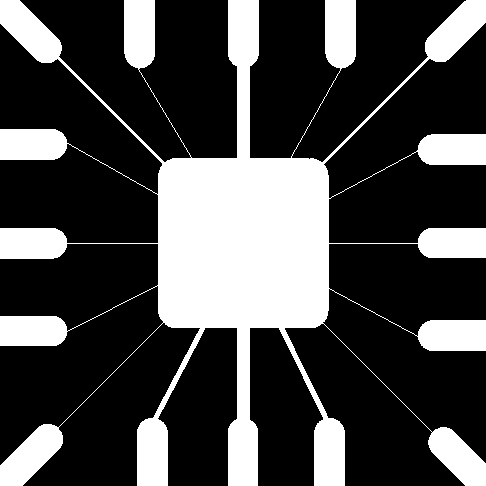
#> input picture CH-9/Fig0905(a)(wirebond-mask).tif, 486 x 486 px
$ jupyter execute --allow-errors CH-9.ipynb
#> lines starting #> are read from the running program, lines starting #| are printed output that depends on the picture; after the words box and inside, x2 and y2 are one past the last pixel; in counts of white or black regions, pixels touching at a corner belong together
[cell 1]
import cv2
import numpy as np
def erosion(img,kernel):
    r,c=img.shape[:2]

    one=np.ones((kernel,kernel),dtype='uint8')
    row,col=kernel//2,kernel//2
    pad_img=np.pad(img,(row,col),mode='edge')
    erosion=np.zeros(img.shape)
    for i in range(r):
        for j in range(c):
            ero=pad_img[i:i+kernel,j:j+kernel]
            if np.all(ero==one):
                erosion[i,j]=1
    return erosion
img=cv2.imread('Fig0905(a)(wirebond-mask).tif',0)
#> img: shape (486, 486); 28.1% white; 1 white region, box (x1, y1, x2, y2) and area: (0, 0, 486, 486) 66259
img=img/255
kernel=11
kernel1=15
kernel2=45
ero_img=erosion(img,kernel)
#> in erosion, `pad_img=np.pad(img,(row,col),mode='edge')`: pad_img: shape (496, 496) float64; values 0 (black) and 1 (white), 28.1% white; 1 white region, box (x1, y1, x2, y2) and area: (0, 0, 496, 496) 69079
#> after the loop in erosion, `for i in range(r):`: erosion: shape (486, 486) float64; values 0 (black) and 1 (white), 19.1% white; 15 white regions, largest, box (x1, y1, x2, y2) and area: (163, 0, 324, 486) 28465, (142, 424, 163, 486) 1226, (424, 139, 486, 160) 1224
ero_img1=erosion(img,kernel1)
#> in erosion (call 2), `pad_img=np.pad(img,(row,col),mode='edge')`: pad_img: shape (500, 500) float64; values 0 (black) and 1 (white), 28.1% white; 1 white region, box (x1, y1, x2, y2) and area: (0, 0, 500, 500) 70263
#> after the loop in erosion (call 2), `for i in range(r):`: erosion: shape (486, 486) float64; values 0 (black) and 1 (white), 16.3% white; 17 white regions, largest, box (x1, y1, x2, y2) and area: (165, 165, 322, 321) 24192, (144, 427, 161, 486) 944, (235, 0, 252, 59) 943
ero_img2=erosion(img,kernel2)
#> in erosion (call 3), `pad_img=np.pad(img,(row,col),mode='edge')`: pad_img: shape (530, 530) float64; values 0 (black) and 1 (white), 28.5% white; 1 white region, box (x1, y1, x2, y2) and area: (0, 0, 530, 530) 80163
#> after the loop in erosion (call 3), `for i in range(r):`: erosion: shape (486, 486) float64; values 0 (black) and 1 (white), 6.6% white; 1 white region, box (x1, y1, x2, y2) and area: (180, 180, 307, 306) 15702
cv2.imshow('img',img)
cv2.imshow('erosion',ero_img)
cv2.imshow('erosion1',ero_img1)
cv2.imshow('erosion2',ero_img2)
cv2.waitKey(0)
cv2.destroyAllWindows()
print(img.shape[0])
#| 486

[cell 2]
import cv2
import numpy as np
def dilation(img,kernel):
    r,c=img.shape[:2]

    one=np.ones((kernel,kernel),dtype='uint8')
    row,col=kernel//2,kernel//2
    pad_img=np.pad(img,(row,col),mode='edge')
    dilation=np.zeros(img.shape)
    for i in range(r):
        for j in range(c):
            roi=pad_img[i:i+kernel,j:j+kernel]
            if np.any(roi==one):
                dilation[i,j]=1

    return dilation
img=cv2.imread('Fig0907(a)(text_gaps_1_and_2_pixels).tif',0)
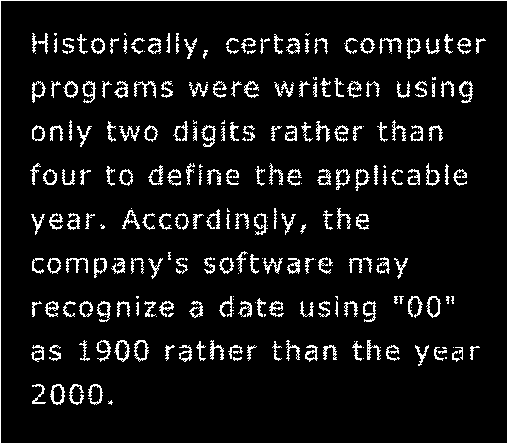
#> input picture CH-9/Fig0907(a)(text_gaps_1_and_2_pixels).tif, 508 x 444 px
#> img: shape (444, 508); 7.9% white in thin lines or dots
img=img/255
#> img: shape (444, 508) float64; values 0 (black) and 1 (white), 7.9% white in thin lines or dots
kernel=3
dilation_img=dilation(img,kernel)
#> in dilation, `pad_img=np.pad(img,(row,col),mode='edge')`: pad_img: shape (446, 510) float64; values 0 (black) and 1 (white), 8.6% white in thin lines or dots
#> after the loop in dilation, `for i in range(r):`: dilation: shape (444, 508) float64; values 0 (black) and 1 (white), 17.8% white; 186 white regions, largest, box (x1, y1, x2, y2) and area: (0, 0, 508, 444) 3792, (218, 250, 260, 275) 549, (121, 207, 156, 231) 418

cv2.imshow('img',img)
cv2.imshow('dilation',dilation_img)

cv2.waitKey(0)
cv2.destroyAllWindows()

[cell 3]
import cv2
import numpy as np
Noise_img=cv2.imread('Fig0911(a)(noisy_fingerprint).tif',0)
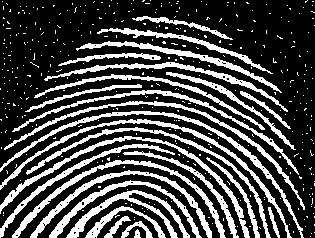
#> input picture CH-9/Fig0911(a)(noisy_fingerprint).tif, 315 x 238 px
#> Noise_img: shape (238, 315); 28.5% white; 414 white regions (387 under 20 px), largest, box (x1, y1, x2, y2) and area: (0, 111, 304, 238) 1388, (0, 136, 250, 238) 1372, (0, 119, 292, 238) 1337
Noise_img=(Noise_img/255)
kernel=3
eroded_img=erosion(Noise_img,kernel)
#> call 4 of erosion, with kernel = 3
#> in erosion (call 4), `pad_img=np.pad(img,(row,col),mode='edge')`: pad_img: shape (240, 317) float64; values 0 (black) and 1 (white), 28.4% white; 414 white regions (387 under 20 px), largest, box (x1, y1, x2, y2) and area: (0, 112, 305, 240) 1395, (0, 137, 251, 240) 1386, (0, 120, 293, 240) 1347
#> after the loop in erosion (call 4), `for i in range(r):`:
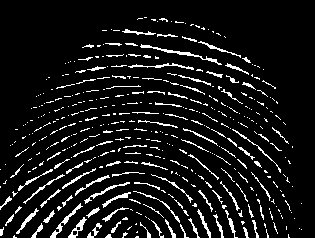
#> erosion: shape (238, 315) float64; values 0 (black) and 1 (white), 9% white in thin lines or dots, all inside (x1, y1, x2, y2) = (0, 17, 302, 238)
opening=dilation(eroded_img,kernel)
#> in dilation (call 2), `pad_img=np.pad(img,(row,col),mode='edge')`: pad_img: shape (240, 317) float64; values 0 (black) and 1 (white), 8.9% white in thin lines or dots, all inside (x1, y1, x2, y2) = (0, 18, 303, 240)
#> after the loop in dilation (call 2), `for i in range(r):`: dilation: shape (238, 315) float64; values 0 (black) and 1 (white), 25.3% white; 167 white regions (33 under 20 px), largest, box (x1, y1, x2, y2) and area: (101, 190, 190, 238) 786, (0, 136, 132, 211) 677, (49, 181, 131, 238) 578
dilated_img=dilation(opening,kernel)
#> call 3 of dilation, with kernel = 3
#> in dilation (call 3), `pad_img=np.pad(img,(row,col),mode='edge')`: pad_img: shape (240, 317) float64; values 0 (black) and 1 (white), 25.1% white; 167 white regions (31 under 20 px), largest, box (x1, y1, x2, y2) and area: (102, 191, 191, 240) 799, (0, 137, 133, 212) 683, (50, 182, 132, 240) 586
#> after the loop in dilation (call 3), `for i in range(r):`:
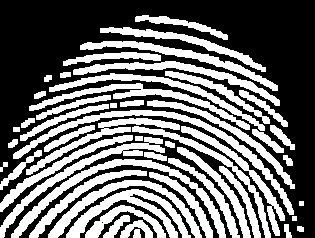
#> dilation: shape (238, 315) float64; values 0 (black) and 1 (white), 42.8% white; 51 white regions, largest, box (x1, y1, x2, y2) and area: (13, 110, 294, 215) 2073, (11, 159, 226, 238) 1984, (66, 189, 191, 238) 1692
ero=dilation(opening,kernel)
closing=erosion(ero,kernel)
#> in erosion (call 5), `pad_img=np.pad(img,(row,col),mode='edge')`: pad_img: shape (240, 317) float64; values 0 (black) and 1 (white), 42.5% white; 51 white regions, largest, box (x1, y1, x2, y2) and area: (14, 111, 295, 216) 2073, (12, 160, 227, 240) 1999, (67, 190, 192, 240) 1723
#> after the loop in erosion (call 5), `for i in range(r):`: erosion: shape (238, 315) float64; values 0 (black) and 1 (white), 25.9% white; 75 white regions (11 under 20 px), largest, box (x1, y1, x2, y2) and area: (67, 190, 190, 238) 1113, (14, 111, 272, 179) 1082, (49, 181, 201, 238) 979
cv2.imshow('Noise_img',Noise_img)
cv2.imshow('eroded_img',eroded_img)
cv2.imshow('opening',opening)
cv2.imshow('dilation on oppening',dilated_img)
#cv2.imshow(3'open',ero)
cv2.imshow('closing of the oppening',closing)
cv2.waitKey(0)
cv2.destroyAllWindows()

[cell 4]
import cv2
import numpy as np
img=cv2.imread('Fig0914(a)(licoln from penny).tif',0)
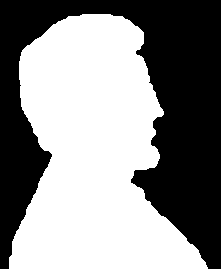
#> input picture CH-9/Fig0914(a)(licoln from penny).tif, 221 x 269 px
#> img: shape (269, 221); 54.6% white; 1 black region, box (x1, y1, x2, y2) and area: (0, 0, 221, 269) 26994
img=img/255
def boundary_extraction(eroded_img,img):
    extraction=img-eroded_img
    return extraction
kernel_size=3
kernel=np.ones((kernel_size,kernel_size),dtype='uint8')
eroded_img=erosion(img,kernel_size)
#> in erosion (call 6), `pad_img=np.pad(img,(row,col),mode='edge')`: pad_img: shape (271, 223) float64; values 0 (black) and 1 (white), 54% white; 1 black region, box (x1, y1, x2, y2) and area: (0, 0, 223, 271) 27779
#> after the loop in erosion (call 6), `for i in range(r):`: erosion: shape (269, 221) float64; values 0 (black) and 1 (white), 53.1% white; 1 black region, box (x1, y1, x2, y2) and area: (0, 0, 221, 269) 27877
boundary=boundary_extraction(eroded_img,img)
#> in boundary_extraction, `extraction=img-eroded_img`: extraction: shape (269, 221) float64; values 0 (black) and 1 (white), 1.5% white in thin lines or dots, all inside (x1, y1, x2, y2) = (9, 14, 208, 269)
cv2.imshow('img',img)
cv2.imshow('boundary',boundary)
cv2.waitKey(0)
cv2.destroyAllWindows()

[cell 5]
import cv2
import numpy as np
import matplotlib.pyplot as plt

image = cv2.imread('Fig0916(a)(region-filling-reflections).tif',0)
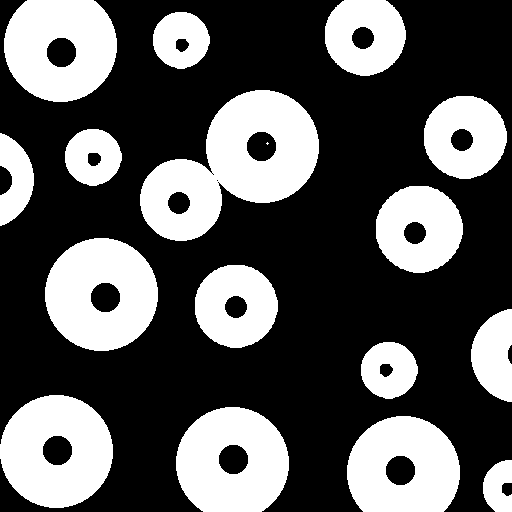
#> input picture CH-9/Fig0916(a)(region-filling-reflections).tif, 512 x 512 px
#> image: shape (512, 512); 35.3% white; 17 white regions (1 under 20 px), largest, box (x1, y1, x2, y2) and area: (140, 90, 319, 241) 14240, (45, 238, 158, 351) 9332, (0, 395, 113, 508) 9332
plt.imshow(image, cmap='gray')

plt.title('Binary Image')
plt.show()

[cell 6]
import cv2
import numpy as np
import matplotlib.pyplot as plt
img=np.zeros((512,512),dtype='uint8')
img=img/255
img[50:150,100:250]=1
img[250:350,180:220]=1
img[400:450,350:400]=1
cv2.imshow('img',img)
cv2.waitKey(0)
cv2.destroyAllWindows()
plt.imshow(img,cmap='gray')
plt.title('img')
plt.axis('off')
plt.show()

[cell 7]
comp=1-img
cv2.imshow('complement',comp)
cv2.waitKey(0)
cv2.destroyAllWindows()

[cell 8]
import numpy as np
import cv2
img=cv2.imread('Fig0918(a)(Chickenfilet with bones).tif',0)
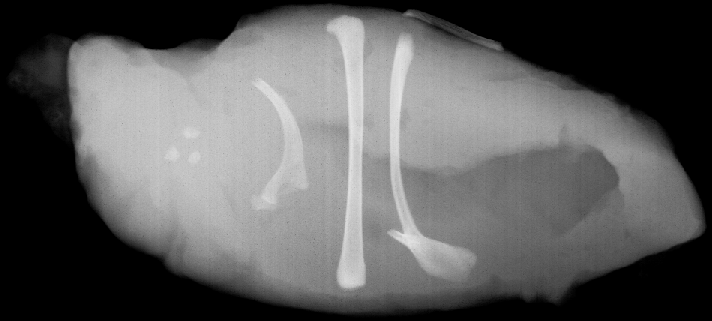
#> input picture CH-9/Fig0918(a)(Chickenfilet with bones).tif, 712 x 321 px
#> img is the input picture: shape (321, 712); min 0, max 231, mean 92.5
threshold=210
threshold_img=np.where(img>threshold,255,0).astype('uint8')
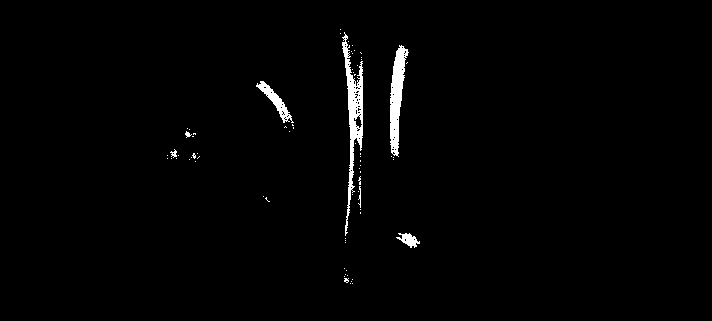
#> threshold_img: shape (321, 712); 1.4% white; 71 white regions (64 under 20 px), largest, box (x1, y1, x2, y2) and area: (342, 32, 363, 236) 1360, (390, 45, 409, 157) 1081, (256, 81, 294, 123) 408
comp=255-img
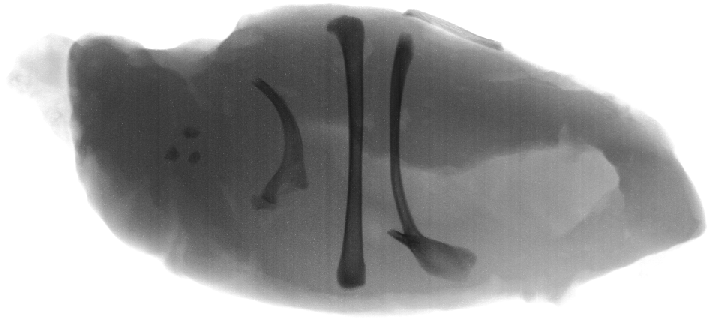
#> comp: shape (321, 712); min 24, max 255, mean 162.5
complement=np.where(comp>50,255,0).astype('uint8')
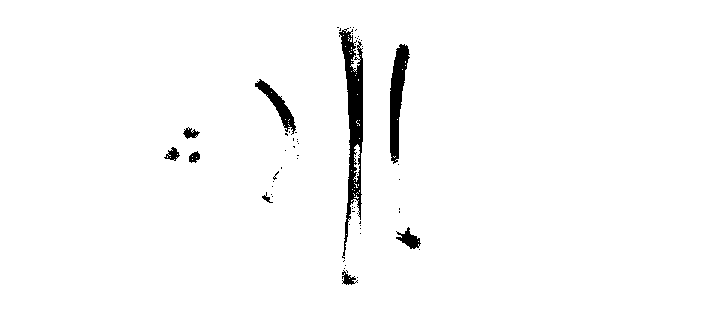
#> complement: shape (321, 712); 97.8% white; 62 black regions (53 under 20 px), largest, box (x1, y1, x2, y2) and area: (339, 28, 363, 259) 2333, (390, 44, 410, 164) 1262, (255, 79, 296, 135) 601
cv2.imshow('img',img)
cv2.imshow('threshod',threshold_img)
cv2.imshow('complement',complement)
cv2.waitKey(0)
cv2.destroyAllWindows()

[cell 9]
import cv2
import numpy as np
from scipy import ndimage
import matplotlib.pyplot as plt


def fill_holes(image_path):

    original_image = cv2.imread(image_path, cv2.IMREAD_GRAYSCALE)


    _, binary_image = cv2.threshold(original_image, 127, 255, cv2.THRESH_BINARY)


    filled_hole_image = ndimage.binary_fill_holes(binary_image / 255).astype(np.uint8) * 255


    combined_image = cv2.hconcat([binary_image, filled_hole_image])
    cv2.imshow('Original and Filled Image', combined_image)
    cv2.waitKey(0)
    cv2.destroyAllWindows()


image_path = 'Fig0916(a)(-filling-reflregionections).tif'
image=cv2.imread(image_path,0)

#> (the rest of this cell did not finish here and is left out)

[cell 10]
import numpy as np
import cv2

def thinning_opencv(img, kernel_size=3, iterations=1):
    # Create a structuring element (kernel) for morphological operations
    kernel = cv2.getStructuringElement(cv2.MORPH_RECT, (kernel_size, kernel_size))

    # Perform the thinning (skeletonization) operation
    thinned_img = img.copy()

    for _ in range(iterations):
        eroded = cv2.erode(thinned_img, kernel)
        dilated = cv2.dilate(eroded, kernel)
        thinned_img = cv2.subtract(dilated, thinned_img)

    return thinned_img

# Load the image in grayscale mode
img = cv2.imread('FigP0905(U).tif', 0)

# Perform thinning with OpenCV's morphological operations
#> (the rest of this cell did not finish here and is left out)
